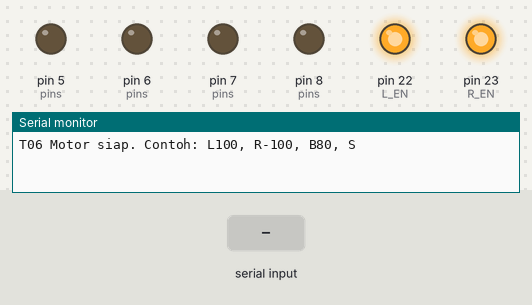
This sketch was run on a simulated Arduino Mega 2560, built with avr-gcc and run on an emulated ATmega2560. On the bench: output pins drawn as LEDs (lit = HIGH), the last lines printed to the serial monitor. The test bench sets the inputs (shaded band).

Above: at 1.2 s.
1.3 s: "L90\n" received over Serial
At 2.7 s:
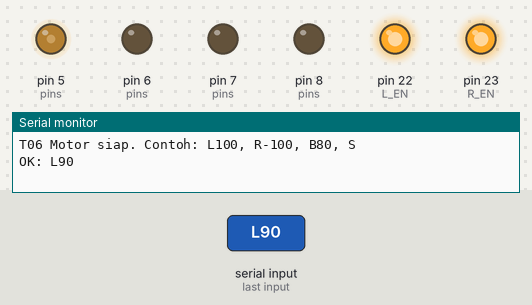
4.3 s: "R90\n" received over Serial
At 5.0 s:
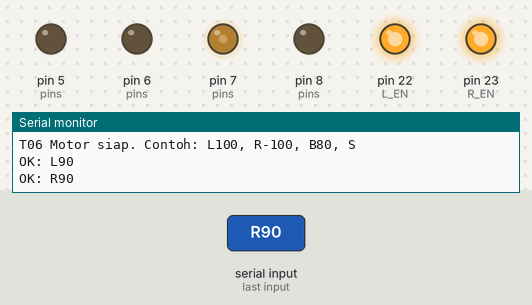
7.3 s: "B90\n" received over Serial
At 8.5 s:
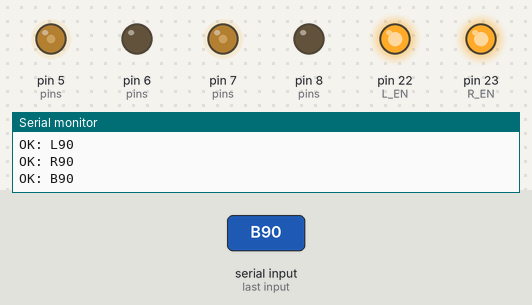
Timing chart, 0 to 10.8 s (numbered marks = the images above; inputs shaded):
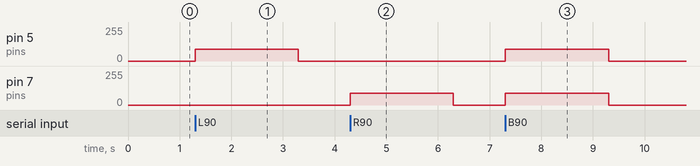

Measured:
- after the input at 1.3 s, pin 5 (pins): 0/255 → 90/255 at once, → 0/255 2.0 s later
- after the input at 4.3 s, pin 7 (pins): 0/255 → 90/255 at once, → 0/255 2.0 s later
- after the input at 7.3 s, pin 5 (pins), pin 7 (pins): 0/255 → 90/255 at once, → 0/255 2.0 s later

The sketch:

T06_Motor_BTS7960.ino
```cpp
/*
 * T06 - Motor DC via 2x BTS7960
 * Kiri : RPWM 5, LPWM 6, R_EN+L_EN 22
 * Kanan: RPWM 7, LPWM 8, R_EN+L_EN 23
 * RPWM = maju, LPWM = mundur (salah satu harus 0).
 *
 * !! ANGKAT RODA dari lantai saat tes pertama !!
 *
 * Perintah Serial (115200, newline):
 *   L100  -> motor kiri  +100 (maju)    L-100 -> mundur
 *   R100  -> motor kanan +100           R-100 -> mundur
 *   B80   -> kedua motor +80            S     -> stop
 * PWM dibatasi MAX_PWM. Failsafe: stop otomatis jika 2 detik tanpa perintah.
 * Jika arah motor terbalik, tukar kabel motor atau ubah nilai INVERT_*.
 */
const uint8_t L_RPWM = 5, L_LPWM = 6, L_EN = 22;
const uint8_t R_RPWM = 7, R_LPWM = 8, R_EN = 23;
const int  MAX_PWM = 150;            // naikkan bertahap setelah aman
const bool INVERT_L = false, INVERT_R = false;
const unsigned long TIMEOUT_MS = 2000;

unsigned long lastCmd = 0;

void driveMotor(uint8_t rpwm, uint8_t lpwm, int speed, bool invert) {
  if (invert) speed = -speed;
  speed = constrain(speed, -MAX_PWM, MAX_PWM);
  if (speed >= 0) { analogWrite(lpwm, 0);      analogWrite(rpwm, speed); }
  else            { analogWrite(rpwm, 0);      analogWrite(lpwm, -speed); }
}
void motorL(int s) { driveMotor(L_RPWM, L_LPWM, s, INVERT_L); }
void motorR(int s) { driveMotor(R_RPWM, R_LPWM, s, INVERT_R); }
void stopAll()     { motorL(0); motorR(0); }

void setup() {
  Serial.begin(115200);
  uint8_t pins[] = {L_RPWM, L_LPWM, L_EN, R_RPWM, R_LPWM, R_EN};
  for (uint8_t p : pins) { pinMode(p, OUTPUT); digitalWrite(p, LOW); }
  digitalWrite(L_EN, HIGH);
  digitalWrite(R_EN, HIGH);
  Serial.println(F("T06 Motor siap. Contoh: L100, R-100, B80, S"));
}

void loop() {
  if (Serial.available()) {
    String s = Serial.readStringUntil('\n');
    s.trim(); s.toUpperCase();
    if (s.length()) {
      char c = s.charAt(0);
      int v = s.substring(1).toInt();
      if      (c == 'L') motorL(v);
      else if (c == 'R') motorR(v);
      else if (c == 'B') { motorL(v); motorR(v); }
      else if (c == 'S') stopAll();
      lastCmd = millis();
      Serial.print(F("OK: ")); Serial.println(s);
    }
  }
  if (millis() - lastCmd > TIMEOUT_MS) stopAll();   // failsafe
}
```
